Frame 1 (no input): blank canvas, image omitted
Frame 60 (the mouse pressed at the canvas centre just before this capture): blank canvas, image omitted
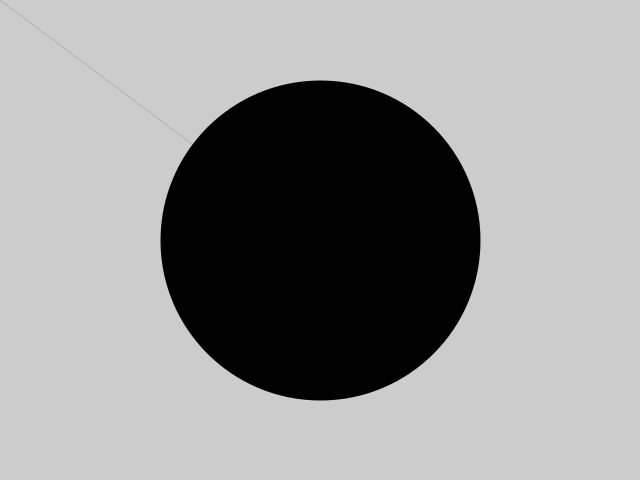
Frame 120 (the mouse held since frame 60 and released just before this capture)

The Processing sketch whose frames 1 and 60 were blank and that drew this single picture after the mouse press (run headless with seeded random() and noise(); from frame 60 on, the mouse is pressed at the canvas centre):

// Processing sketch: processing_71755
// ── processing_71755.pde

int t = 0;

void setup(){
size(640,480);
frameRate(30);
}

void draw(){
smooth();
strokeWeight(t);
line(pmouseX,pmouseY,mouseX,mouseY);
// calculate the absolute distance between previous mouse Postion and current mouse Position
t = abs(pmouseX - mouseX);
}

void keyPressed(){ // You can replace "keypressed" to "mousePressed"
background(255);
stroke(random(0,255), random(0,255), random(0,255));
}
